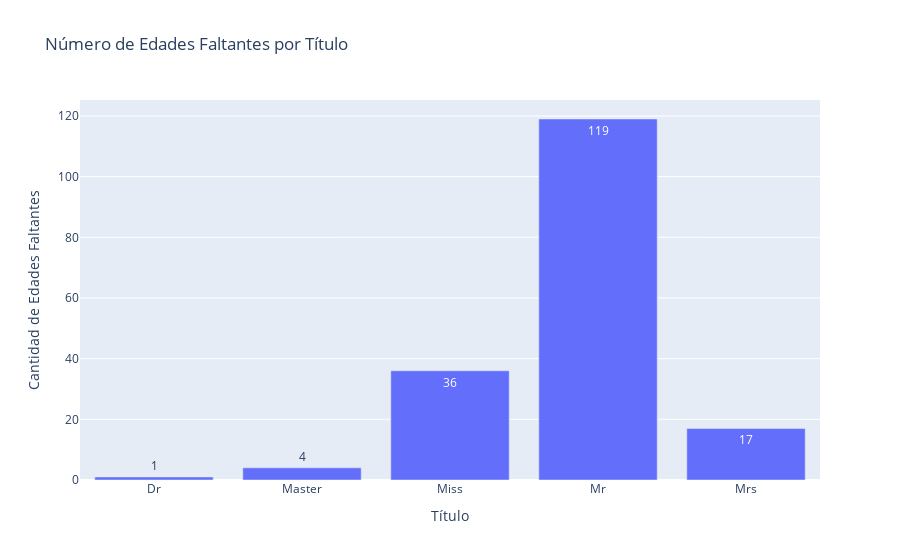

Write notebook code for a chart like this one.
### Markdown cell above
Para decidir qué medida se utilizará, se realizará una visualización de histogramas de las edades de los 17 títulos para decidir si usar media o mediana. Considerando también que la media móvil deberá mantenerse como entero.

### Code cell
# Contar las edades faltantes por título
edades_faltantes = train[train['Age'].isnull()].groupby('Title').size().reset_index(name='Missing Count')

fig = px.bar(edades_faltantes, x='Title', y='Missing Count', 
             title='Número de Edades Faltantes por Título', 
             labels={'Title': 'Título', 'Missing Count': 'Cantidad de Edades Faltantes'},
             text_auto=True)

# Mostrar el gráfico
fig.show()

### Figure 1 — Plotly figure (JSON) as saved in the notebook; plotly's stock layout.template omitted (floating-point values rounded to 4 significant figures)
{"data": [{"alignmentgroup": "True", "hovertemplate": "Título=%{x}<br>Cantidad de Edades Faltantes=%{y}<extra></extra>", "legendgroup": "", "marker": {"color": "#636efa", "pattern": {"shape": ""}}, "name": "", "offsetgroup": "", "orientation": "v", "showlegend": false, "textposition": "auto", "texttemplate": "%{y}", "type": "bar", "x": ["Dr", "Master", "Miss", "Mr", "Mrs"], "xaxis": "x", "y": [1, 4, 36, 119, 17], "yaxis": "y"}], "layout": {"barmode": "relative", "legend": {"tracegroupgap": 0}, "title": {"text": "Número de Edades Faltantes por Título"}, "xaxis": {"anchor": "y", "domain": [0, 1], "title": {"text": "Título"}}, "yaxis": {"anchor": "x", "domain": [0, 1], "title": {"text": "Cantidad de Edades Faltantes"}}}}
